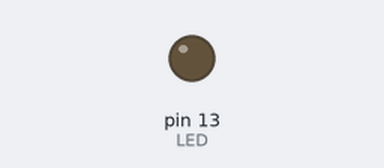
Simulated run of this sketch. Board: Arduino Leonardo, built with avr-gcc and run on an emulated ATmega32U4. Shown: output pins drawn as LEDs (lit = HIGH). USB keyboard and mouse output is not drawn.

Above: at 0.05 s.
At 5.1 s:
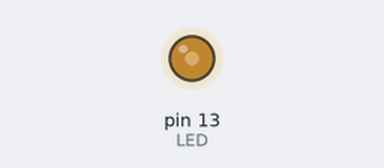
At 5.2 s:
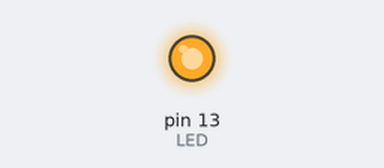
Timing chart, 0 to 6.8 s (numbered marks = the images above):
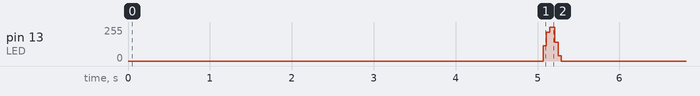

Measured:
- by itself, pin 13 (LED): repeats every 5.2 s: 217/255 0.04 s, 255/255 0.06 s, 140/255 0.04 s, 39/255 0.04 s, 0/255 5.0 s, 115/255 0.04 s

The sketch:

Keyboard_Mouse.ino
```cpp
#include <Mouse.h>

#undef DEBUG

#define LED  13

void setup() {
	Mouse.begin();
	pinMode(LED, OUTPUT);
	randomSeed(analogRead(0));

#ifdef DEBUG
	Serial.begin(9600);
#endif
}


#define SPAN     3
#define HALFSPAN (SPAN / 2)
//Sporatic Mouse movements
void sporatic() {
	static enum { RIGHT, DOWN, LEFT, UP, END } state = UP;
	int x, y;

	switch (state) {
		case UP:
			x = 0;
			y = -1;
#ifdef DEBUG
			Serial.println("UP ");
#endif
			break;

		case DOWN:
			x = 0;
			y = 1;
#ifdef DEBUG
			Serial.println("DOWN ");
#endif
			break;

		case LEFT:
			x = -1;
			y = 0;
#ifdef DEBUG
			Serial.println("LEFT ");
#endif
			break;

		case RIGHT:
			x = 1;
			y = 0;
#ifdef DEBUG
			Serial.println("RIGHT ");
#endif
			break;

		default:
#ifdef DEBUG
			Serial.println("DEFAULT: This shouldn't happen... ");
#endif
			x = y = 0;
	}

#ifdef DEBUG
	Serial.print("Moving the mouse by (");
	Serial.print(x);
	Serial.print(", ");
	Serial.print(y);
	Serial.println(")");
#endif

	Mouse.move(x, y);
	state = (state + 1) % END;
}

#define MAX 20
#define MED 10
#define MIN  0
void LED_Pulse(int maxi) {
	int on  = MIN,
		off = maxi;

#ifdef DEBUG
	Serial.print("Pulsing the light ");
	Serial.println(maxi);
#endif

	for (; on < maxi; on++, off--) {
		digitalWrite(LED, LOW);
		delay(off);
		digitalWrite(LED, HIGH);
		delay(on);
	}

	delay(MAX * 2);

	for (; on > MIN; on--, off++) {
		digitalWrite(LED, LOW);
		delay(off);
		digitalWrite(LED, HIGH);
		delay(on);
	}
	digitalWrite(LED, LOW);
}


#define PULSE_DELAY 5000
#define PULSES_PER_MOUSE_MOVE 11
void loop() {
	int i = PULSES_PER_MOUSE_MOVE;
	for (; i >= 0; --i) {
		delay(PULSE_DELAY);
		LED_Pulse(MED);
	}
	delay(PULSE_DELAY);
	LED_Pulse(MAX);
	sporatic();
}
```
